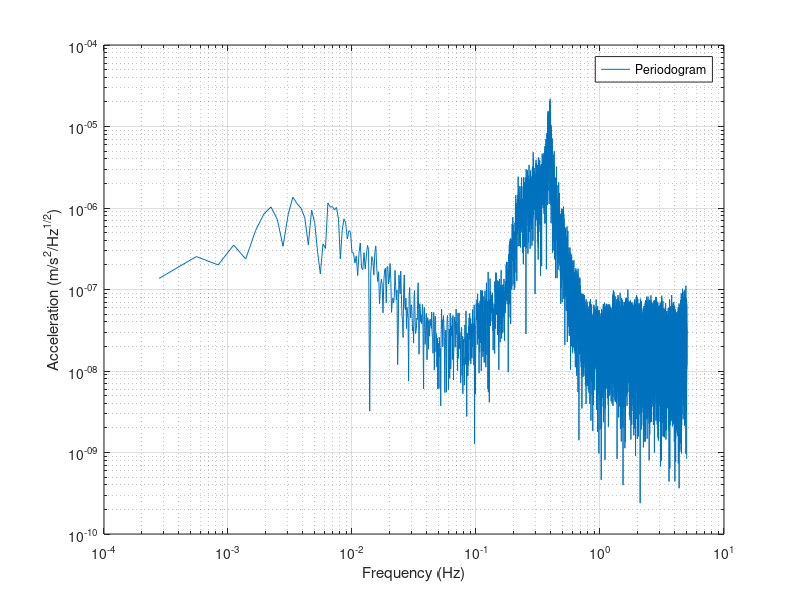

MATLAB code for this plot: (Note: this script raises an error after producing the figure.)
% 采用不同方法绘制功率谱
%    1. 周期图法：[pxx,f] = periodogram(data,window,nfft,fs,'onesided');
%    2. Welch法：[pxx,f] = pwelch(data,window,noverlap,nfft,fs,'onesided');
%    3. LPSD：[pxx,f] = iLPSD(data,fs);

% XiaoCY 2020-10-21

%%
clear;clc
close all

%% 周期图法
load('gnd-noise.mat')

fprintf('%13s: ','Periodogram')
nfft = length(data);
window = hann(nfft);

tic
[pxx,f] = periodogram(data,window,nfft,fs,'onesided');
toc

figure('Name','PSD')
loglog(f,sqrt(pxx),'DisplayName','Periodogram')
hold on
grid on
legend
xlabel('Frequency (Hz)')
ylabel('Acceleration (m/s^2/Hz^{1/2})')

%% Welch法
fprintf('%13s: ','Welch')
nfft = round(length(data)/4);
window = hann(nfft);
noverlap = round(nfft/2);

tic
[pxx,f] = pwelch(data,window,noverlap,nfft,fs,'onesided');
toc

loglog(f,sqrt(pxx),'DisplayName','Welch')
legend

%% LPSD
fprintf('%13s: ','LPSD')

tic
[pxx,f] = iLPSD(data,fs);
toc

loglog(f,sqrt(pxx),'DisplayName','LPSD')
legend